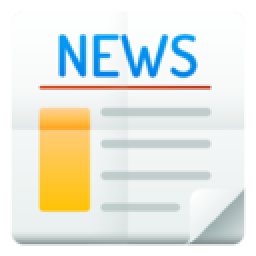
#> input picture PictureAnalysis/ImageResize/news_icon.png, 128 x 128 px (shown 2 times larger)
$ python ImageResize.py   (older library calls are emulated)
#> lines starting #> are read from the running program, lines starting #| are printed output that depends on the picture
#!/usr/bin/env python3
# -*- encoding:utf-8 -*-

"""
@license:   (C) Copyright 2013-2017, Node Supply Chain Manager Corporation Limited.
@software:  PyCharm
@file:      PythonTools_ImageResize.py
@author:    ziv
@time:      2020/3/14
@version:   v1.0.0
@desc:      图片尺寸修改
"""
from PIL import Image

source = "news_icon.png"
crop_big_size = (108, 108)
result_big_name = "news_big.png"

crop_small_size = (28, 28)
result_small_name = "news_small.png"

pic = Image.open(source)
#> pic is the input picture: PIL image 128x128 RGBA; mean R, G, B, A 196.8, 200, 192.5, 210.5
pic_big = pic.resize(crop_big_size, Image.ANTIALIAS)
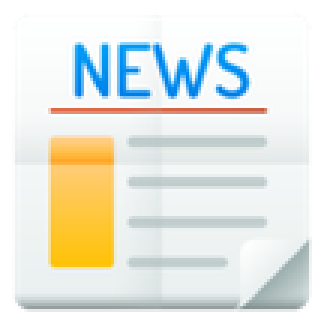
#> pic_big: PIL image 108x108 RGBA (shown 3 times larger); mean R, G, B, A 200.2, 203.2, 195.7, 210.5; transparent parts drawn white
pic_small = pic.resize(crop_small_size, Image.ANTIALIAS)
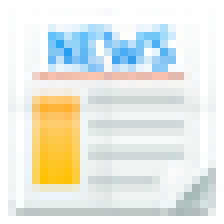
#> pic_small: PIL image 28x28 RGBA (shown 8 times larger); mean R, G, B, A 194.4, 197.6, 190.4, 209.4; transparent parts drawn white
pic_big.save(result_big_name)
pic_small.save(result_small_name)
